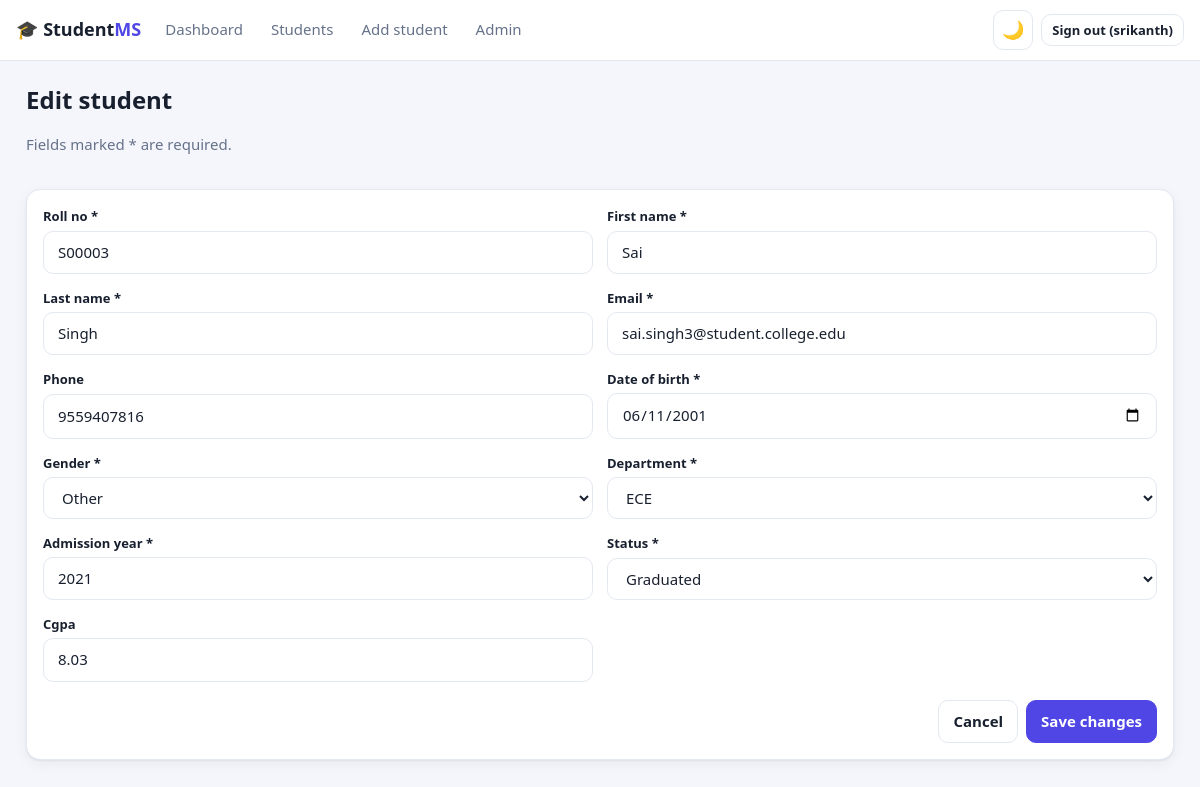
The page /students/3/edit/ (signed in) on the database its author committed.
### students/models.py (models this page shows, shortened)
class Student(models.Model):
    class Gender(models.TextChoices):
        MALE = "M", "Male"
        FEMALE = "F", "Female"
        OTHER = "O", "Other"
    class Status(models.TextChoices):
        ACTIVE = "ACTIVE", "Active"
        GRADUATED = "GRADUATED", "Graduated"
        SUSPENDED = "SUSPENDED", "Suspended"
        DROPPED = "DROPPED", "Dropped"
    roll_no = models.CharField(max_length=20, unique=True)
    first_name = models.CharField(max_length=60)
    last_name = models.CharField(max_length=60)
    email = models.EmailField(unique=True)
    phone = models.CharField(
        max_length=15,
        blank=True,
        validators=[RegexValidator(r"^[0-9+]{7,15}$", "Enter 7-15 digits (a leading + is allowed).")],
    )
    date_of_birth = models.DateField()
    gender = models.CharField(max_length=1, choices=Gender.choices)
    department = models.ForeignKey(Department, on_delete=models.PROTECT, related_name="students")
    admission_year = models.PositiveSmallIntegerField(
        validators=[MinValueValidator(2000), MaxValueValidator(2100)]
    )
    status = models.CharField(max_length=10, choices=Status.choices, default=Status.ACTIVE)
    cgpa = models.DecimalField(
        max_digits=4, decimal_places=2, null=True, blank=True,
        validators=[MinValueValidator(0), MaxValueValidator(10)],
    )
    created_at = models.DateTimeField(auto_now_add=True)
    updated_at = models.DateTimeField(auto_now=True)
    class Meta:
        ordering = ["roll_no"]
        indexes = [
            models.Index(fields=["department", "status"]),
            models.Index(fields=["last_name", "first_name"]),
            models.Index(fields=["admission_year"]),
        ]

### students/views.py (the view, shortened to what this page needs)
# urls.py: path("students/<int:pk>/edit/", views.StudentUpdateView.as_view(), name="student_edit"),
class StudentUpdateView(LoginRequiredMixin, UpdateView):
    model = Student
    form_class = StudentForm
    template_name = "students/student_form.html"
    success_url = reverse_lazy("student_list")
    extra_context = {"title": "Edit student", "submit_label": "Save changes"}

### students/forms.py (shortened to what this page needs)
class StudentForm(forms.ModelForm):
    class Meta:
        model = Student
        fields = [
            "roll_no", "first_name", "last_name", "email", "phone", "date_of_birth",
            "gender", "department", "admission_year", "status", "cgpa",
        ]
        widgets = {
            "date_of_birth": forms.DateInput(attrs={"type": "date"}, format="%Y-%m-%d"),
            "cgpa": forms.NumberInput(attrs={"step": "0.01", "min": "0", "max": "10"}),
        }
    def __init__(self, *args, **kwargs):
        super().__init__(*args, **kwargs)
        for name, field in self.fields.items():
            field.widget.attrs.setdefault("class", "input")
        self.fields["date_of_birth"].input_formats = ["%Y-%m-%d"]

### students/models.py (called while the page is built)
    def __str__(self):
        return self.code

### templates/students/student_form.html (shortened to what this page needs)
{% extends "base.html" %}
{% block content %}
<div class="page-head"><div><h1>{{ title }}</h1><p class="muted">Fields marked * are required.</p></div></div>
<div class="panel">
  <form method="post" novalidate>
    <div class="form-grid">
      {% for field in form %}
      <div class="field">
        <label for="{{ field.id_for_label }}">{{ field.label }}{% if field.field.required %} *{% endif %}</label>
        {{ field }}
      </div>
      {% endfor %}
    </div>
    <div class="row end" style="margin-top:18px">
      <a class="btn ghost" href="{% url 'student_list' %}">Cancel</a>
      <button class="btn">{{ submit_label }}</button>
    </div>
  </form>
</div>
{% endblock %}

### templates/base.html (shortened to what this page needs)
{% load static %}<!doctype html>
<html lang="en" data-theme="light">
<head>
  <link rel="stylesheet" href="{% static 'css/app.css' %}">
</head>
<body>
{% if user.is_authenticated %}
<header class="topbar">
  <a class="brand" href="{% url 'dashboard' %}">🎓 Student<b>MS</b></a>
  <div class="menu" id="menu">
    <nav class="nav">
      <a href="{% url 'dashboard' %}" class="{% if request.resolver_match.url_name == 'dashboard' %}active{% endif %}">Dashboard</a>
      <a href="{% url 'student_list' %}" class="{% if request.resolver_match.url_name == 'student_list' %}active{% endif %}">Students</a>
      <a href="{% url 'student_add' %}" class="{% if request.resolver_match.url_name == 'student_add' %}active{% endif %}">Add student</a>
      {% if user.is_staff %}<a href="{% url 'admin:index' %}">Admin</a>{% endif %}
    </nav>
    <div class="actions">
      <button class="icon-btn" id="themeToggle" aria-label="Toggle dark mode">🌙</button>
      <form method="post" action="{% url 'logout' %}">{% csrf_token %}
        <button class="btn ghost small">Sign out ({{ user.username }})</button>
      </form>
    </div>
  </div>
</header>
{% endif %}
<main class="container">
  {% block content %}{% endblock %}
</main>
</body>
</html>

### static/css/app.css (style rules this page uses)
:root { --bg:#f4f6fb;--surface:#fff;--text:#18202f;--muted:#66728a;--line:#e3e8f1;--brand:#4f46e5;--brand-contrast:#fff;--ok:#10985a;--warn:#c9741a;--bad:#d6303d;--info:#2874d6;--c1:#4f46e5;--c2:#10b981;--c3:#f59e0b;--c4:#ef4444;--c5:#06b6d4;--c6:#a855f7;--shadow:0 1px 2px rgba(16,24,40,.06),0 4px 14px rgba(16,24,40,.05);--r:14px }
* { box-sizing:border-box }
html { color-scheme:light }
body { margin:0;font:15px/1.55 system-ui,-apple-system,"Segoe UI",Roboto,sans-serif;background:var(--bg);color:var(--text);transition:background .2s,color .2s }
a { color:var(--brand) }
h1 { font-size:24px;margin:0 0 4px }
.muted { color:var(--muted) }
.container { max-width:1180px;margin:0 auto;padding:20px 16px 48px }
.page-head { display:flex;justify-content:space-between;align-items:flex-start;gap:12px;flex-wrap:wrap;margin-bottom:18px }
.topbar { position:sticky;top:0;z-index:20;display:flex;align-items:center;gap:12px;flex-wrap:wrap;padding:10px 16px;background:var(--surface);border-bottom:1px solid var(--line) }
.brand { font-weight:600;font-size:18px;text-decoration:none;color:var(--text) }
.brand b { color:var(--brand) }
.menu { display:flex;flex:1;align-items:center;justify-content:space-between;gap:12px }
.nav { display:flex;gap:4px;flex-wrap:wrap }
.nav a { padding:8px 12px;border-radius:9px;text-decoration:none;color:var(--muted);font-weight:500 }
.actions { display:flex;gap:8px;align-items:center }
.actions form { margin:0 }
.btn,.input,select.input { font:inherit;border-radius:10px;border:1px solid var(--line);background:var(--surface);color:var(--text);padding:9px 14px;min-height:40px }
.btn { display:inline-flex;align-items:center;gap:6px;justify-content:center;text-decoration:none;font-weight:600;cursor:pointer;background:var(--brand);color:var(--brand-contrast);border-color:var(--brand) }
.btn.ghost { background:transparent;color:var(--text);border-color:var(--line) }
.btn.small { padding:5px 10px;min-height:32px;font-size:13px }
.icon-btn { background:transparent;border:1px solid var(--line);color:var(--text);border-radius:10px;width:40px;height:40px;font-size:18px;cursor:pointer }
.panel { background:var(--surface);border:1px solid var(--line);border-radius:var(--r);padding:16px;box-shadow:var(--shadow) }
.row { display:flex;gap:8px;flex-wrap:wrap;align-items:center }
.row.end { justify-content:flex-end }
.form-grid { display:grid;gap:14px;grid-template-columns:1fr 1fr }
.field { display:grid;gap:4px }
.field label { font-size:13px;font-weight:600 }
.field .input { width:100% }

### rows shown on the page
Student: form "S00003" "Sai" "Singh" "sai.singh3@student.college.edu" "9559407816" "06/11/2001" "Other" "ECE" "2021" "Graduated" "8.03"

### other values the page prints
{{ user.username }} "srikanth"
{{ title }} "Edit student"
{{ field.label }} "Roll no" "First name" "Last name" "Email" "Phone" "Date of birth" "Gender" "Department" "Admission year" "Status" "Cgpa"
{{ submit_label }} "Save changes"
